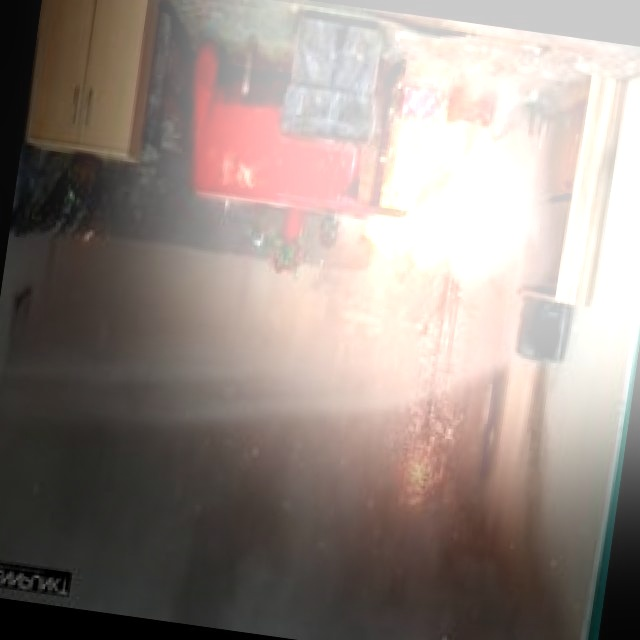
#> input picture donnees/fire_smoke_v9_robuste/train/images/contrejour_000002_Img_5676_aug3_jpg.rf.2ffb63140efc918e8ec73110b940c508.jpg, 640 x 640 px
$ python -i essai_pretraitement_nuit.py   (imports and definitions only)
#> lines starting #> are read from the running program, lines starting #| are printed output that depends on the picture
#> further down, picture is the input picture: shape (640, 640, 3); mean B, G, R 132.2, 138.3, 149.6
#!/usr/bin/env python3
"""Le prétraitement d'image peut-il remplacer un réentraînement pour la nuit ?

Une image nocturne n'est pas « difficile » dans l'absolu : elle est **hors de la
distribution** sur laquelle le modèle a été entraîné. D'où l'hypothèse testée
ici : plutôt que de réapprendre au modèle à voir dans le noir (coûteux, et qui
a déjà dégradé la classe `smoke` lors du fine-tuning P8), ramener l'image dans
la plage de luminosité que le modèle sait déjà traiter.

Trois traitements sont comparés, du moins au plus agressif :

- **gamma** : remonte les tons sombres sans toucher aux hautes lumières. Sûr,
  mais amplifie le bruit du capteur en même temps que le signal.
- **CLAHE** : égalisation adaptative par tuiles, appliquée au seul canal de
  luminance (L de LAB) pour ne pas déformer les couleurs. Bien plus efficace
  sur les scènes à éclairage inégal, typiques de la surveillance nocturne.
- **CLAHE + débruitage** : le débruitage limite les faux détails créés par
  l'amplification, au prix d'un coût de calcul nettement supérieur.

Le résultat se lit en métriques d'exploitation (taux de détection et de fausse
alarme par scène), et non en mAP@50 : c'est la capacité à repérer un départ de
feu qui est en jeu, pas la précision du rectangle.

Attention à ce que ce script ne dit pas : les images nocturnes sont simulées
par assombrissement d'images de jour. Une vraie scène de nuit comporte un bruit
de capteur différent et des sources lumineuses ponctuelles. Les gains mesurés
ici sont donc indicatifs, à reconfirmer sur des séquences réelles.

    python tests/essai_pretraitement_nuit.py --images 400
"""

from __future__ import annotations

import argparse
import json
import random
import sys
import time
from pathlib import Path

import cv2
import numpy as np

RACINE = Path(__file__).resolve().parents[1]


# [6 lines left out: function assombrir, not called in this run]


def gamma(img, g=0.45):
    table = np.array([((i / 255.0) ** g) * 255 for i in range(256)]).astype(np.uint8)
    return cv2.LUT(img, table)


def clahe(img):
    # Sur le canal L de LAB uniquement : egaliser les trois canaux RGB
    # deformerait la teinte, or la desaturation est justement un indice de fumee.
    lab = cv2.cvtColor(img, cv2.COLOR_BGR2LAB)
#> lab: shape (640, 640, 3); mean of channels 0, 1, 2 144.8, 131.2, 132.9
    l, a, b = cv2.split(lab)
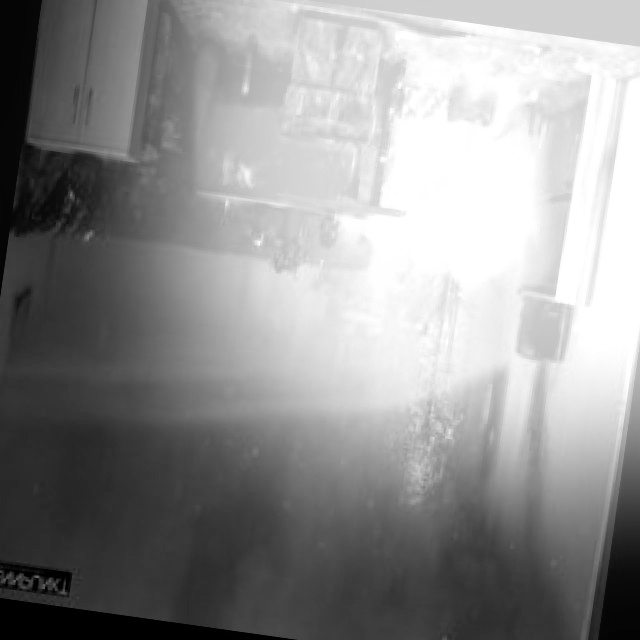
#> l: shape (640, 640); min 0, max 255, mean 144.8
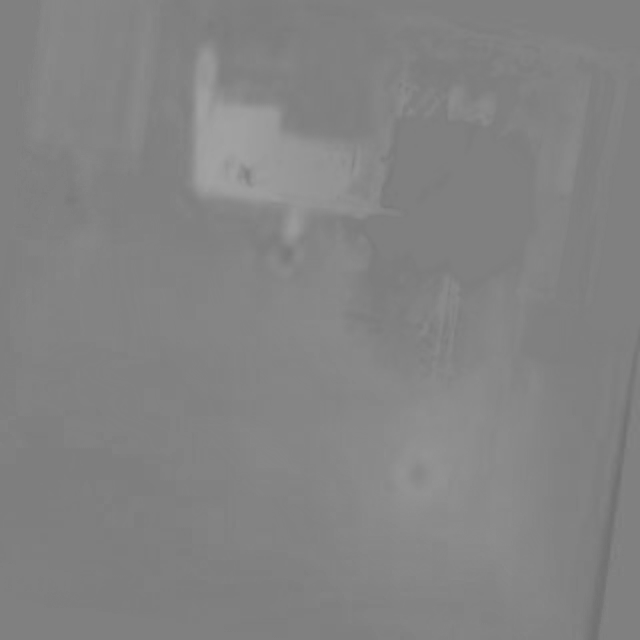
#> a: shape (640, 640); min 111, max 162, mean 131.2
    l = cv2.createCLAHE(clipLimit=3.0, tileGridSize=(8, 8)).apply(l)
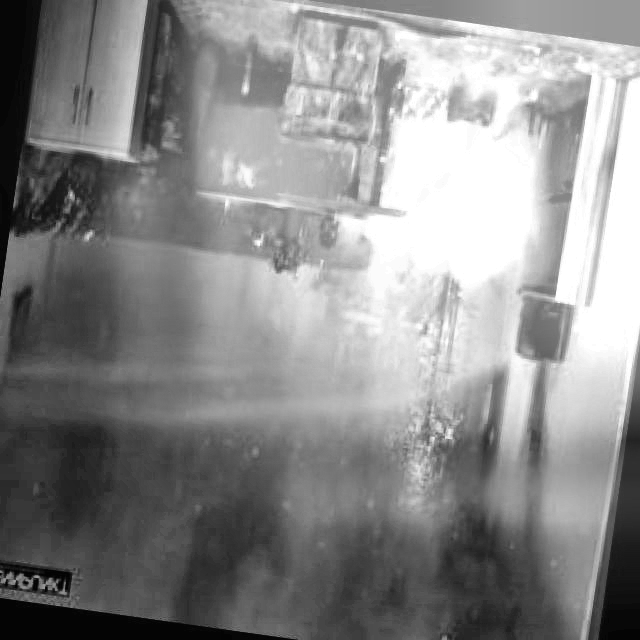
#> l: shape (640, 640); min 2, max 255, mean 138.1
    return cv2.cvtColor(cv2.merge((l, a, b)), cv2.COLOR_LAB2BGR)
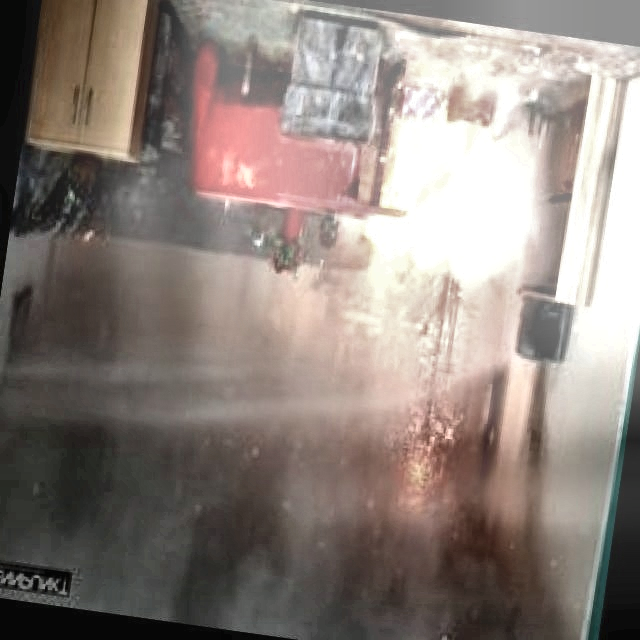
#> returned value: shape (640, 640, 3); mean B, G, R 124.4, 130.6, 141.6


def clahe_debruite(img):
    return cv2.fastNlMeansDenoisingColored(clahe(img), None, 6, 6, 7, 21)


TRAITEMENTS = {
    "aucun (nuit brute)": lambda i: i,
    "gamma 0.45": gamma,
    "CLAHE": clahe,
    "CLAHE + debruitage": clahe_debruite,
}


# [73 lines left out: function main, not called in this run]


# [2 lines not run here, left out]

>>> import cv2
>>> picture = cv2.imread('../donnees/fire_smoke_v9_robuste/train/images/contrejour_000002_Img_5676_aug3_jpg.rf.2ffb63140efc918e8ec73110b940c508.jpg')
>>> result = clahe_debruite(picture)

$ run again, on donnees/fire_smoke_v9_robuste/train/images/contrejour_000020_barbecue14_png_jpg.rf.0e84a67ec34dfd6ae19bd2471fc495ef.jpg
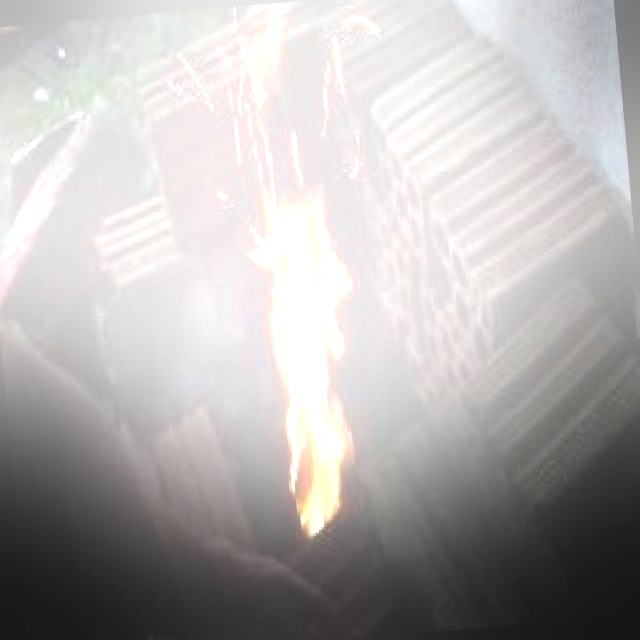
#> input picture donnees/fire_smoke_v9_robuste/train/images/contrejour_000020_barbecue14_png_jpg.rf.0e84a67ec34dfd6ae19bd2471fc495ef.jpg, 640 x 640 px
#> picture is the input picture: shape (640, 640, 3); mean B, G, R 176.9, 177.5, 180.3
#> lab: shape (640, 640, 3); mean of channels 0, 1, 2 181.9, 128.9, 128.7
#> in clahe, `l, a, b = cv2.split(lab)`:
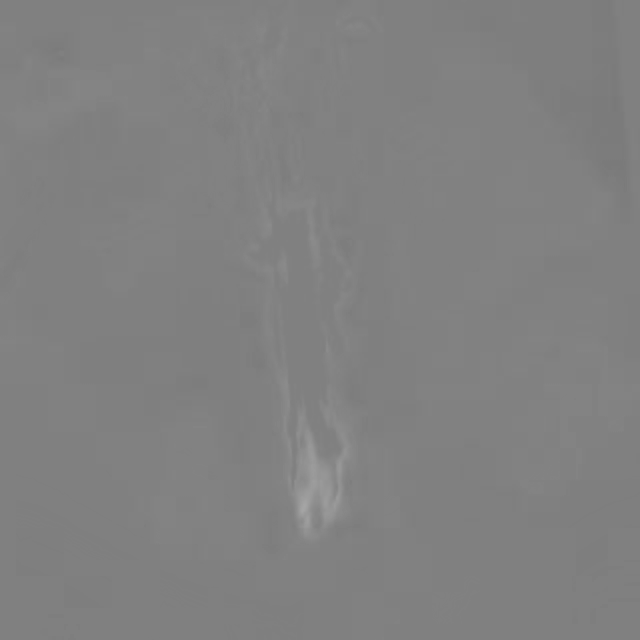
#> b: shape (640, 640); min 121, max 165, mean 128.7
#> in clahe, `l = cv2.createCLAHE(clipLimit=3.0, tileGridSize=(8, 8)).apply(l)`:
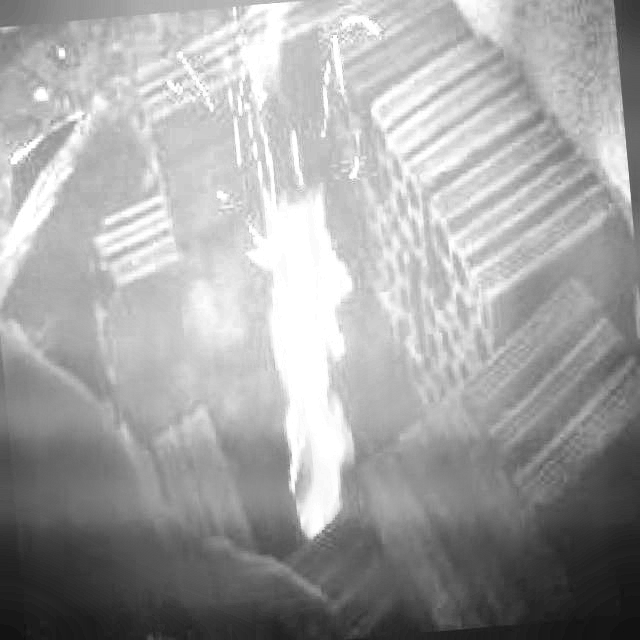
#> l: shape (640, 640); min 15, max 255, mean 162.7

$ run again, on donnees/fire_smoke_v9_robuste/train/images/contrejour_000025_pyro_force-06_cabanelle-125_2024-02-21T08-55-24.jpg
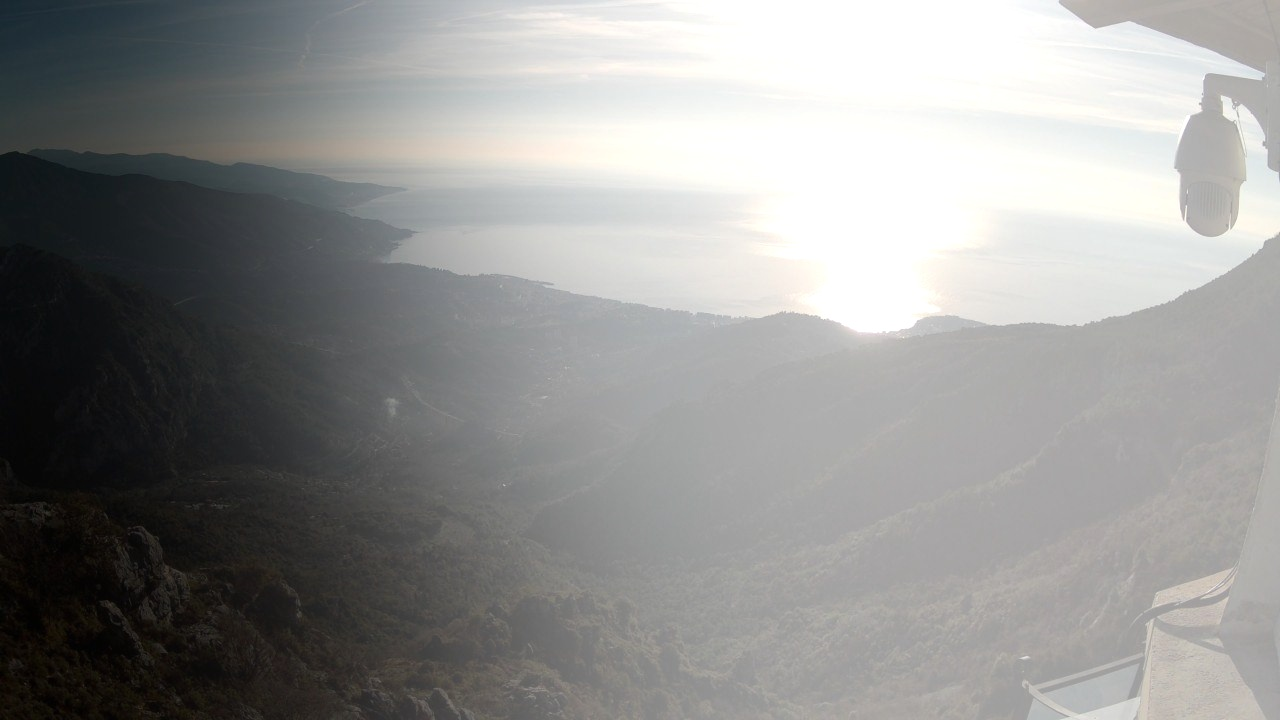
#> input picture donnees/fire_smoke_v9_robuste/train/images/contrejour_000025_pyro_force-06_cabanelle-125_2024-02-21T08-55-24.jpg, 1280 x 720 px
#> picture is the input picture: shape (720, 1280, 3); mean B, G, R 145, 146.2, 146.1
#> lab: shape (720, 1280, 3); mean of channels 0, 1, 2 150.5, 127.8, 128.5
#> in clahe, `l, a, b = cv2.split(lab)`:
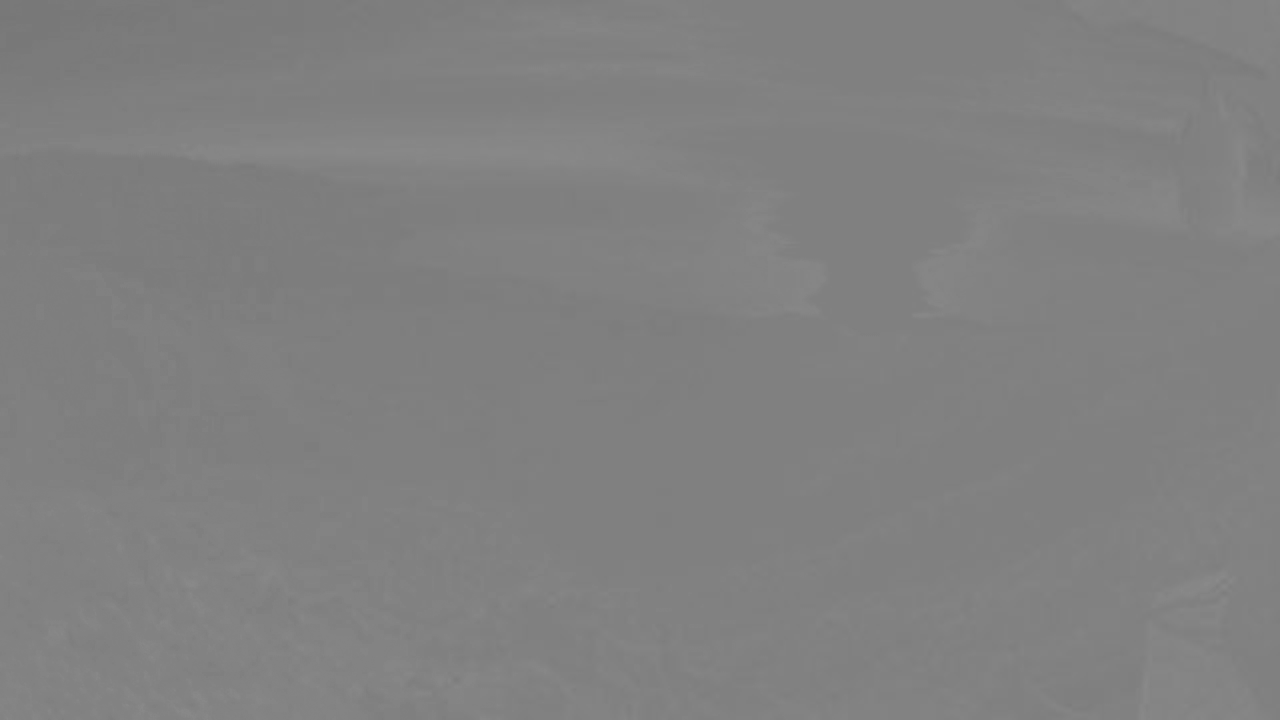
#> b: shape (720, 1280); min 119, max 138, mean 128.5
#> in clahe, `l = cv2.createCLAHE(clipLimit=3.0, tileGridSize=(8, 8)).apply(l)`:
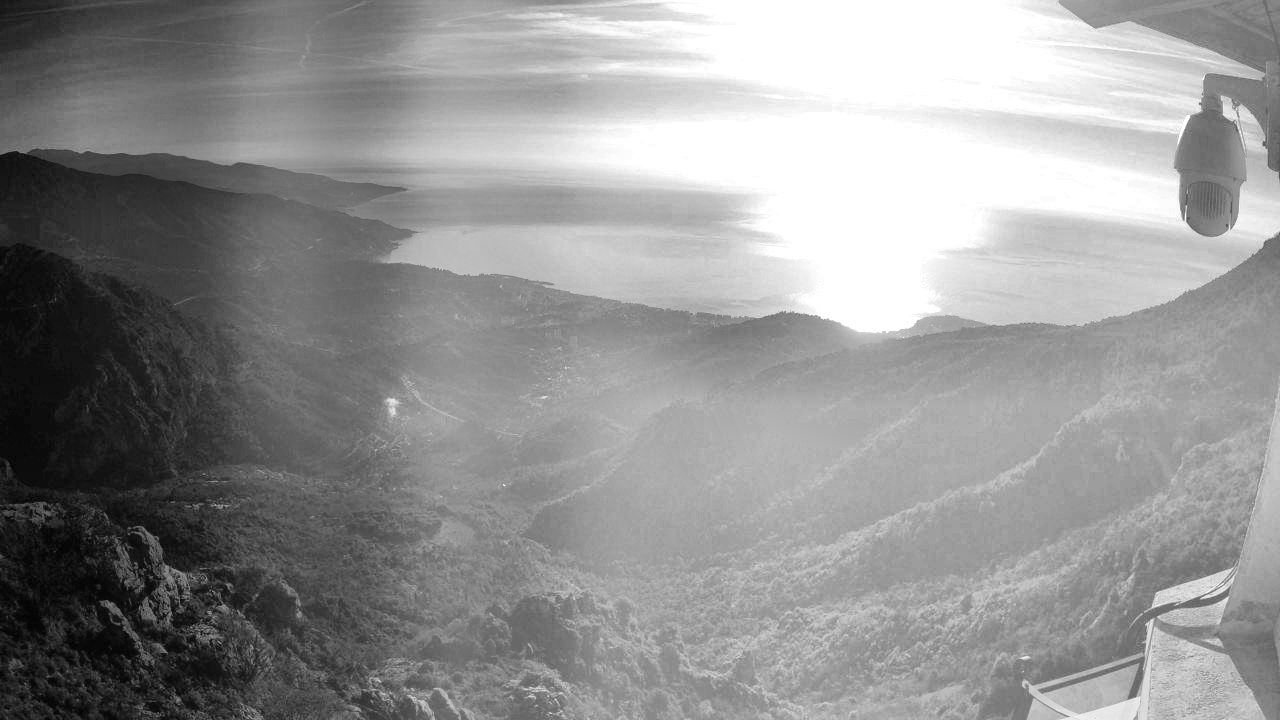
#> l: shape (720, 1280); min 1, max 255, mean 147.4

$ run again, on donnees/fire_smoke_v9_robuste/train/images/contrejour_000026_HouseFive189_png_aug2_jpg.rf.3f431349b06f10d6e7050abca0ffdcb6.jpg
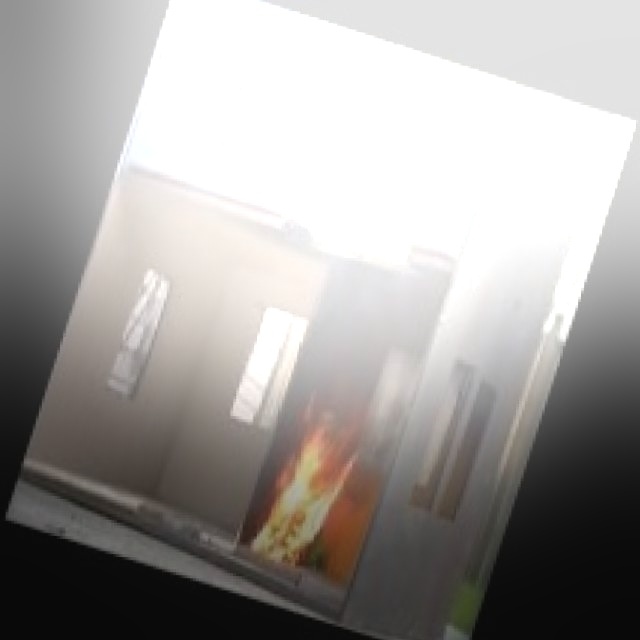
#> input picture donnees/fire_smoke_v9_robuste/train/images/contrejour_000026_HouseFive189_png_aug2_jpg.rf.3f431349b06f10d6e7050abca0ffdcb6.jpg, 640 x 640 px
#> picture is the input picture: shape (640, 640, 3); mean B, G, R 156, 158.3, 161.2
#> lab: shape (640, 640, 3); mean of channels 0, 1, 2 162.2, 128.7, 129.7
#> in clahe, `l, a, b = cv2.split(lab)`:
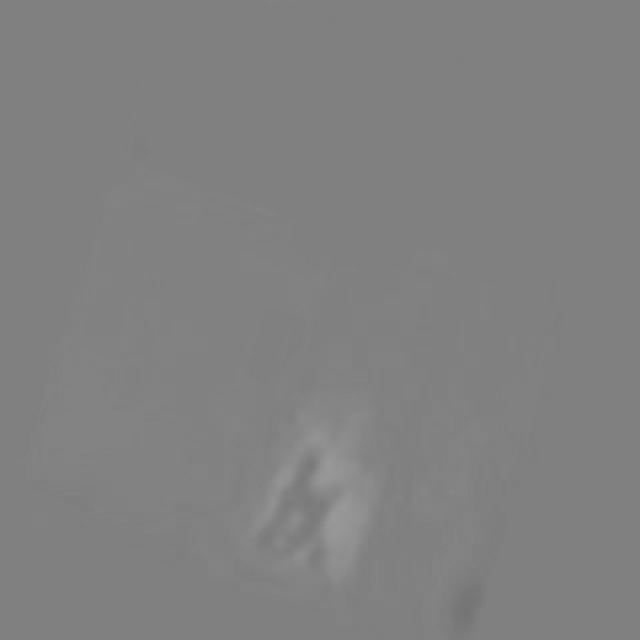
#> a: shape (640, 640); min 116, max 153, mean 128.7
#> in clahe, `return cv2.cvtColor(cv2.merge((l, a, b)), cv2.COLOR_LAB2BGR)`:
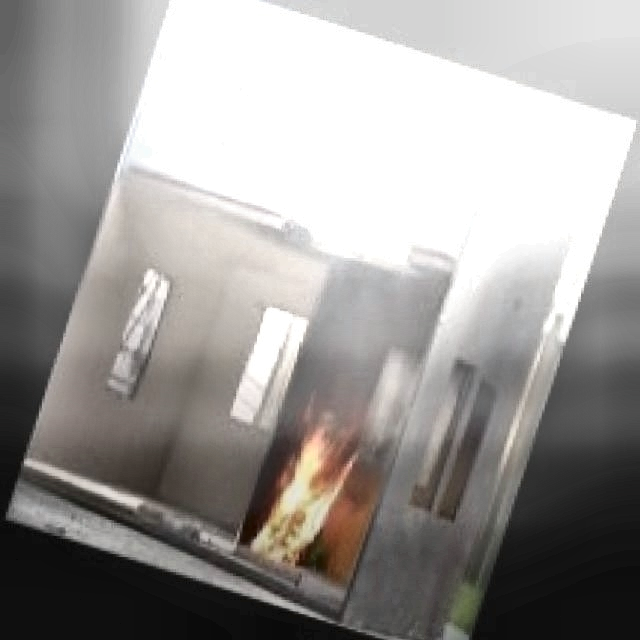
#> returned value: shape (640, 640, 3); mean B, G, R 150.9, 153.3, 156.1
